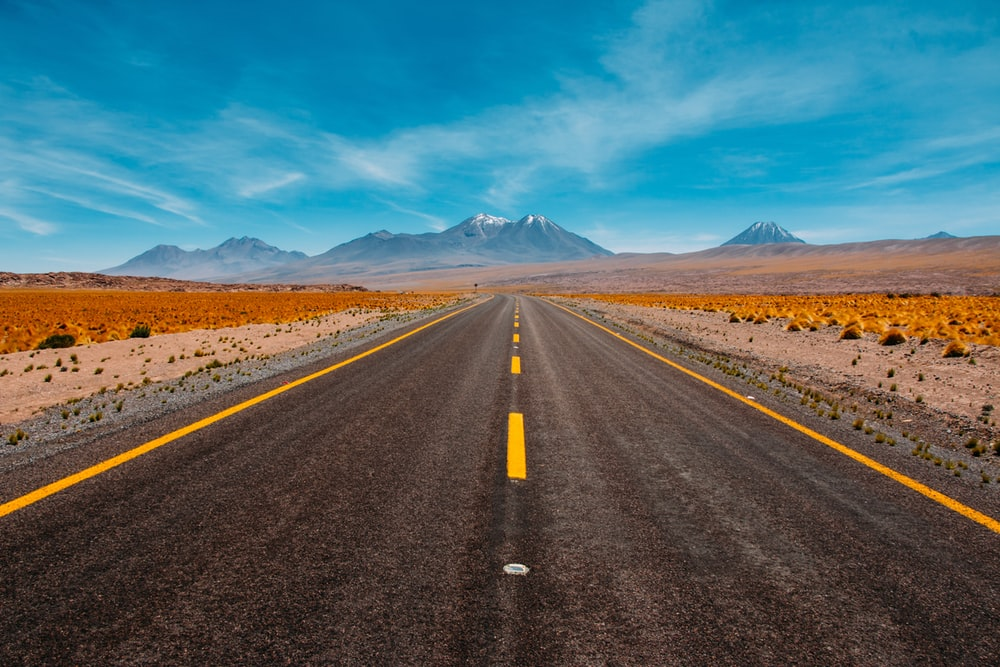
#> input picture herni/sample.jpg, 1000 x 667 px
$ jupyter execute auto_canny.ipynb
#> lines starting #> are read from the running program, lines starting #| are printed output that depends on the picture; after the words box and inside, x2 and y2 are one past the last pixel; in counts of white or black regions, pixels touching at a corner belong together
[cell 1]
import numpy as np
import argparse
import glob
import cv2

[cell 2]
def auto_canny(image, sigma=0.33):
	# compute the median of the single channel pixel intensities
	v = np.median(image)

	# apply automatic Canny edge detection using the computed median
	lower = int(max(0, (1.0 - sigma) * v))
	upper = int(min(255, (1.0 + sigma) * v))
	edged = cv2.Canny(image, lower, upper)

	# return the edged image
	return edged

[cell 3]
# construct the argument parse and parse the arguments
ap = argparse.ArgumentParser()
ap.add_argument("-i", "--images", required=True,
	help="path to input dataset of images")
args = vars(ap.parse_args())

# loop over the images
for imagePath in glob.glob(args["images"] + "/*.jpg"):
	# load the image, convert it to grayscale, and blur it slightly
	image = cv2.imread(imagePath)
#> image is the input picture: shape (667, 1000, 3); mean B, G, R 110.4, 106.7, 83.2
	gray = cv2.cvtColor(image, cv2.COLOR_BGR2GRAY)
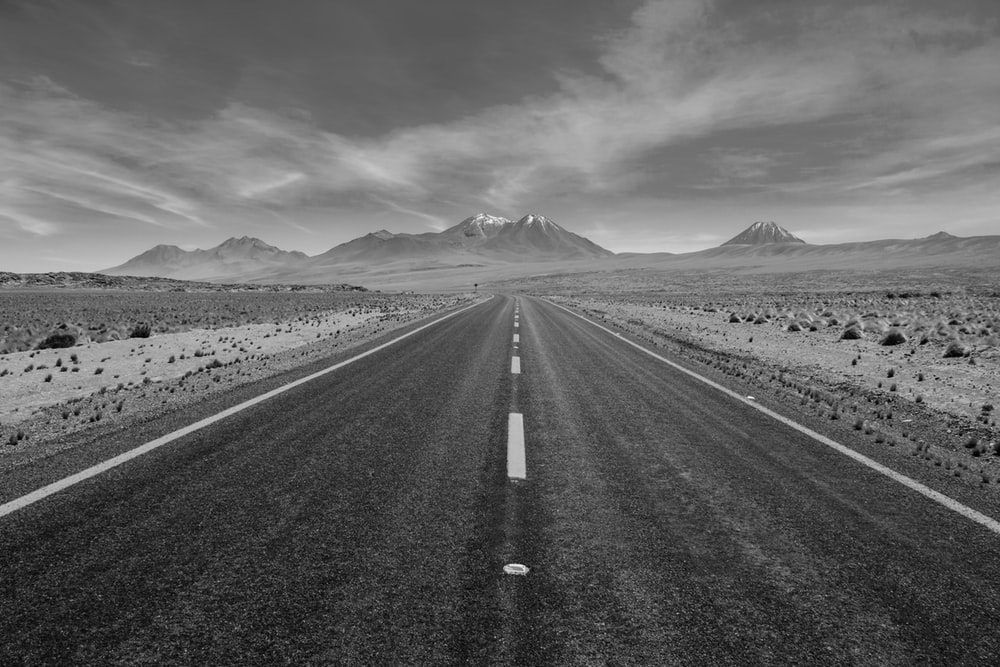
#> gray: shape (667, 1000); min 0, max 250, mean 100.1
	blurred = cv2.GaussianBlur(gray, (3, 3), 0)

	# apply Canny edge detection using a wide threshold, tight
	# threshold, and automatically determined threshold
	wide = cv2.Canny(blurred, 10, 200)
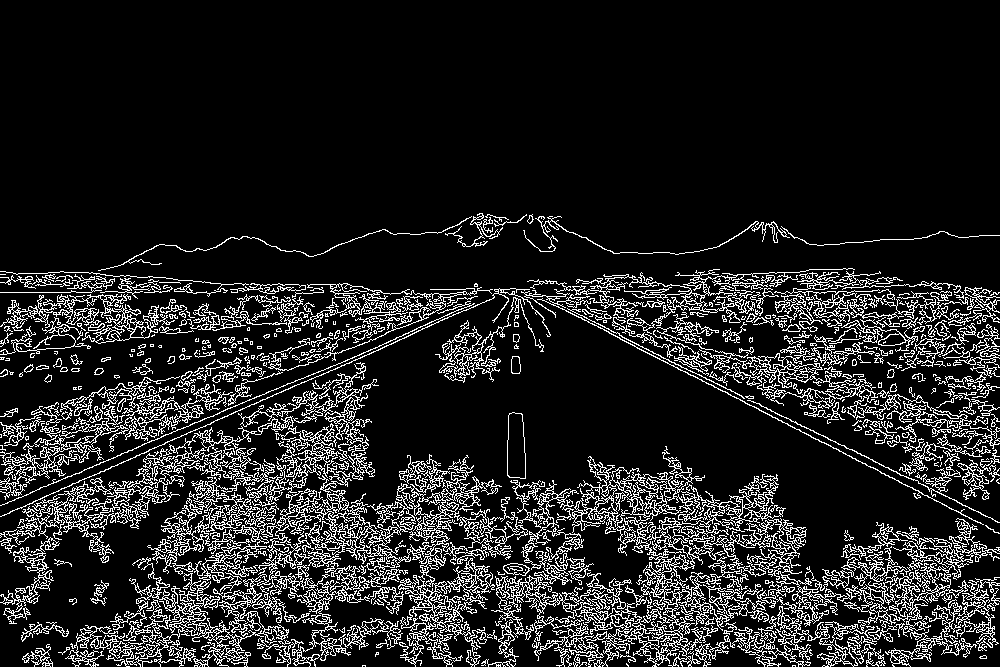
#> wide: shape (667, 1000); 13.5% white in thin lines or dots, all inside (x1, y1, x2, y2) = (0, 213, 1000, 667)
	tight = cv2.Canny(blurred, 225, 250)
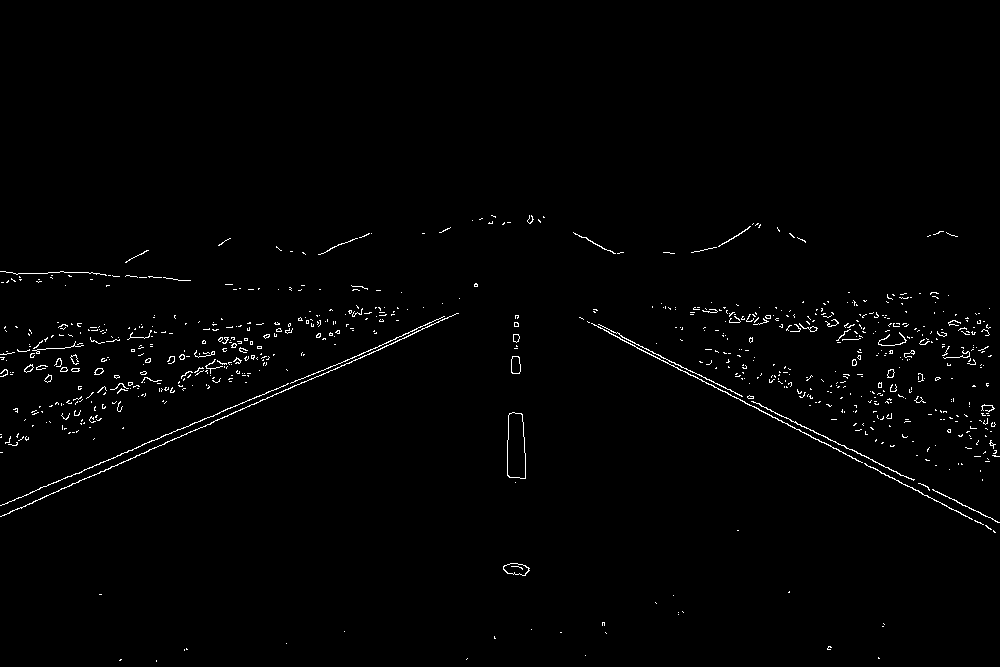
#> tight: shape (667, 1000); 1.1% white in thin lines or dots, all inside (x1, y1, x2, y2) = (0, 215, 1000, 662)
	auto = auto_canny(blurred)
#> in auto_canny, `v = np.median(image)`: v = 98
#> in auto_canny, `lower = int(max(0, (1.0 - sigma) * v))`: lower = 65
#> in auto_canny, `upper = int(min(255, (1.0 + sigma) * v))`: upper = 130
#> in auto_canny, `edged = cv2.Canny(image, lower, upper)`:
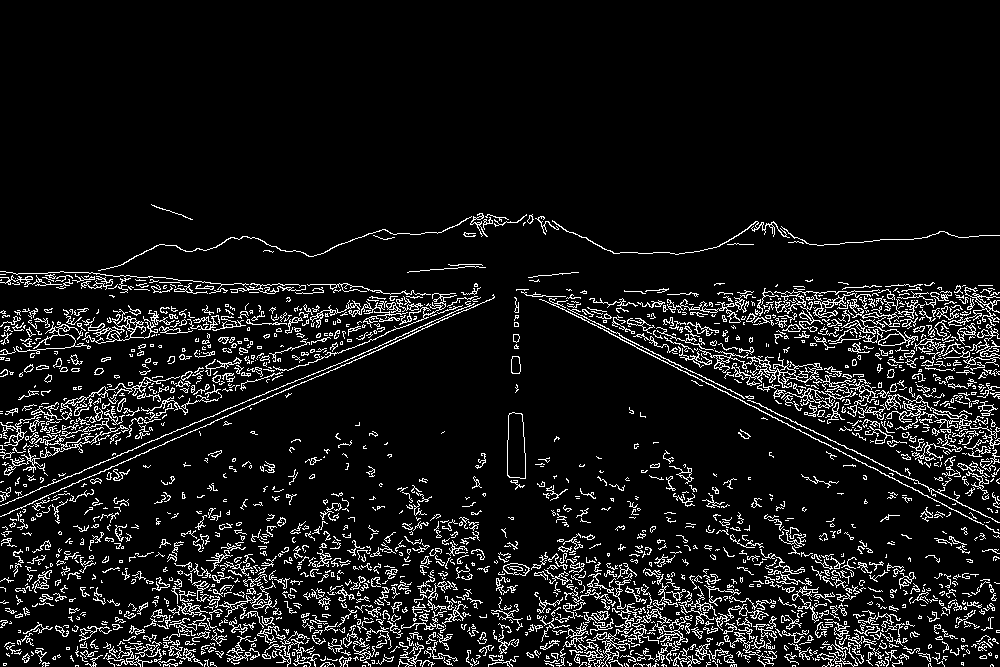
#> edged: shape (667, 1000); 8.7% white in thin lines or dots, all inside (x1, y1, x2, y2) = (0, 204, 1000, 667)

	# show the images
	cv2.imshow("Original", image)
	cv2.imshow("Edges", np.hstack([wide, tight, auto]))
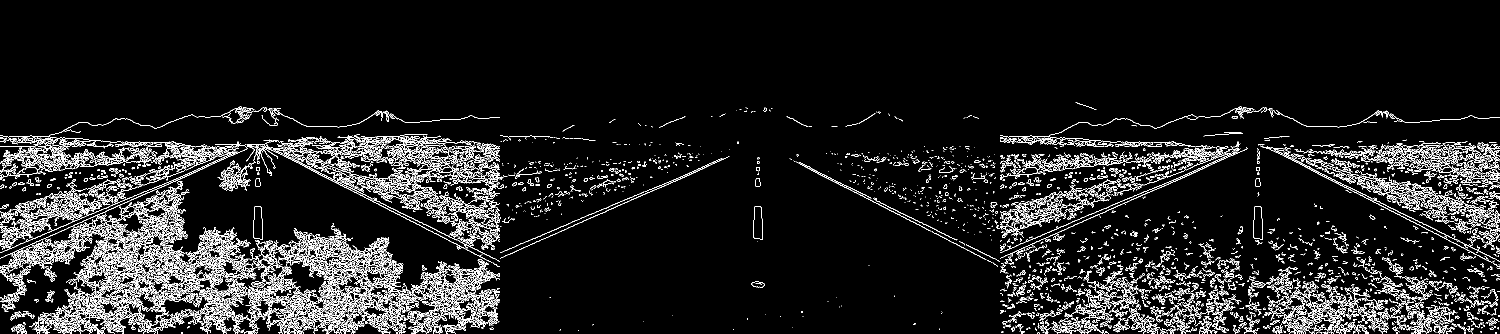
#> window 'Edges': shape (667, 3000) (shown at 1/2 size); 7.8% white in thin lines or dots, all inside (x1, y1, x2, y2) = (0, 204, 3000, 667)
	cv2.waitKey(0)
#> pass 2 of the loop `for imagePath in glob.glob(args["images"] + "/*.jpg"):`:
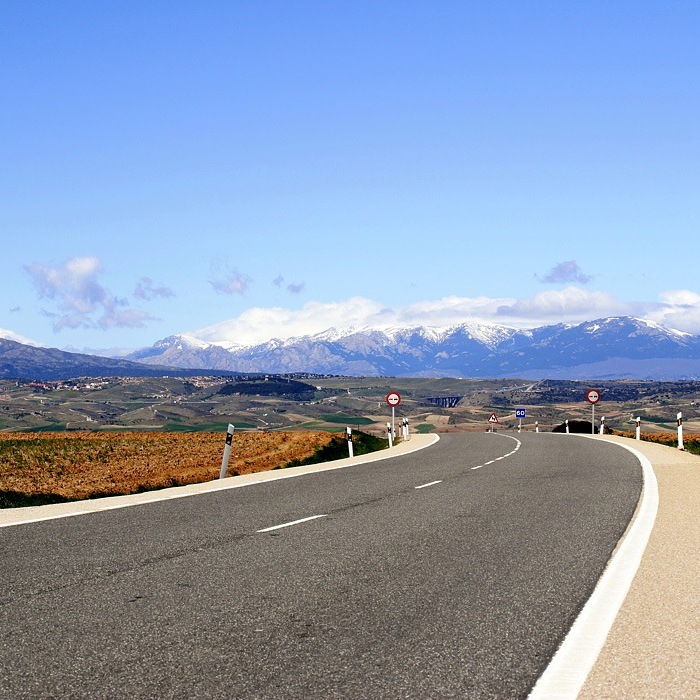
#> input picture herni/side.jpg, 700 x 700 px
#> image is the input picture: shape (700, 700, 3); mean B, G, R 181.3, 155.1, 139.3
#> gray: shape (700, 700)
#> blurred: shape (700, 700)
#> `wide = cv2.Canny(blurred, 10, 200)`:
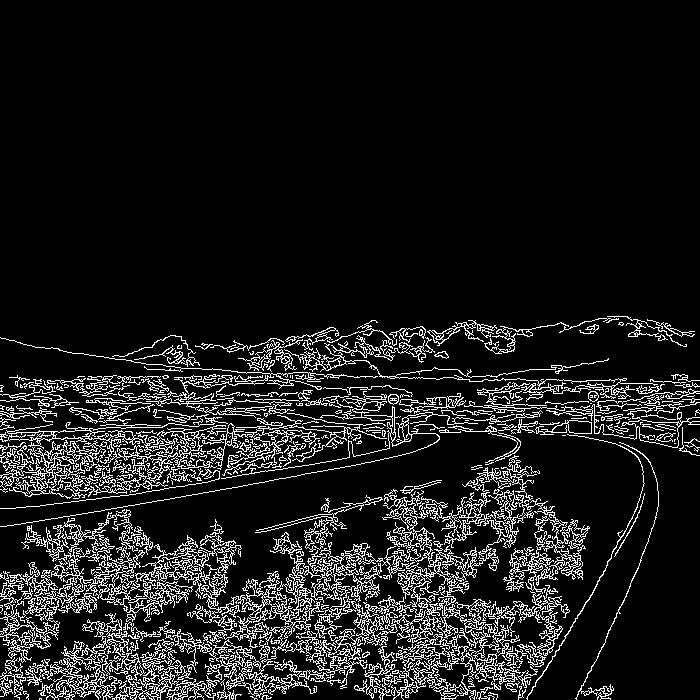
#> wide: shape (700, 700); 10.9% white in thin lines or dots, all inside (x1, y1, x2, y2) = (0, 316, 700, 700)
#> `cv2.imshow("Edges", np.hstack([wide, tight, auto]))`:
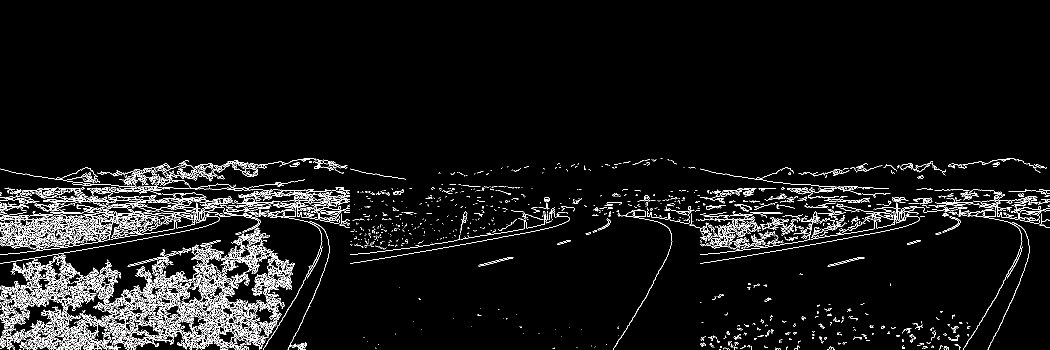
#> window 'Edges': shape (700, 2100) (shown at 1/2 size); 5.2% white in thin lines or dots, all inside (x1, y1, x2, y2) = (0, 316, 2100, 700)
